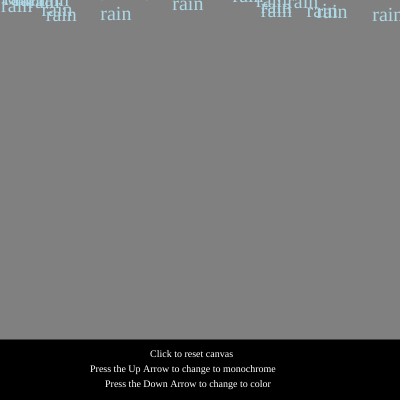
Frame 1 (no input)
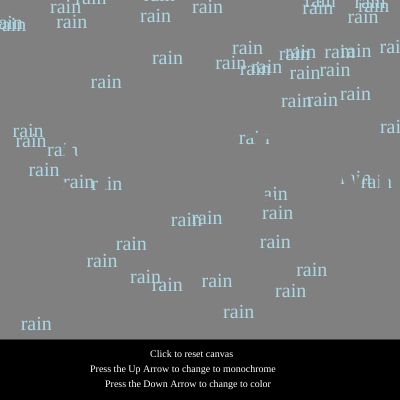
Frame 60 (no input)
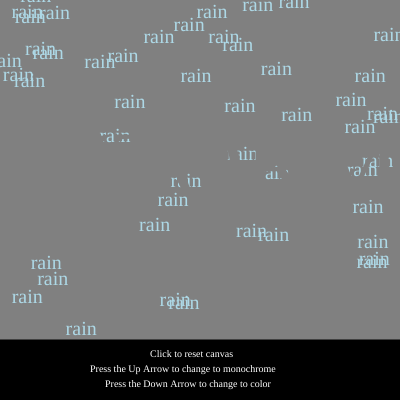
Frame 120 (the mouse pressed at the canvas centre since frame 60)

The p5.js sketch that drew these frames (run headless with seeded random() and noise() and a simulated clock; from frame 60 on, the mouse is pressed at the canvas centre):

// p5.js sketch
// ── sketch.js
/**
 * Anthony Ho
 * IGME-101: Assignment Name, 10/28/19
 * Create an interesting visual composition based the 
   Merriam Webster Word of the Day for your birthday 
   (https://www.merriam-webster.com/word-of-the-day/calendar).
   That word should be visible as well as suggested by the mood
   of your compositio
 */

"use strict"; //catch some common coding errors


//class
 let drops= [];
//arrays
let xPos = [];
let yPos = [];
let pourSPED = [];

//vars for changing
let rainColor = "lightblue"
let backColor = "gray"
let rainW = 'rain'


/**
 * setup :
 */
function setup() {
  createCanvas(400, 400);

  //calling the class
  for (let i = 0; i < 40; i++) {
    drops[i] = new Word()
  }
}

//draw
function draw() {
  background(backColor);
  fill(rainColor);

  //makeing it rain
  for (let i = 0; i < drops.length; i++) {
    drops[i].rain();
    drops[i].display();
  }

  //make the rain more dense
  drops.push(new Word());

  //main text
  storm();
  
  //bottom instructions
  instructions();
}

//reset canvas
function mousePressed() {
    drops = [];
}

//change color to monochrom and back to color
function keyPressed() {
  if (keyIsPressed === true && keyCode === UP_ARROW) {
    rainColor = "black"
    backColor = "white"
    for (let i = 0; i < drops.length; i++) {
      drops[i].word = 'MURK'
    }
  } else if (keyIsPressed === true && keyCode === DOWN_ARROW) {
    rainColor = "lightblue"
    backColor = "gray"
    for (let i = 0; i < drops.length; i++) {
      drops[i].word = 'rain'
    }
  }
}

//main text
function storm() {
  fill(backColor);
  textSize(100);
  textFont('Impact');
  text('STORM', width/7, height/2);
}

//bottom instructions for the user
function instructions() {
  fill("black");
  rect(0, 340, 400, 60);
  fill("white");
  textSize(10);
  textFont('Georgia');
  let posY = 357
  let posX = 125
  text('Click to reset canvas', posX + 25, posY);
  text('Press the Up Arrow to change to monochrome', posX - 35, posY + 15);
  text('Press the Down Arrow to change to color', posX - 20, posY + 30);
}

// ── Word.js
class Word{
    constructor(){
        this.x = random(-10, 380)
        this.y = random(-20, 20)
        this.word = 'rain'
        this.speed = 1
        this.gravity = 0.2;
    }

    //need help getting classes to work
    rain(){
      //MOVE THE RAIN DOWN
      this.y = this.y + this.speed

      //start the rain
      if (this.y > height + 15) {
        this.y =  random(-20, 0);
        this.speed = 1;
      }

      //increse spped of fall
      this.speed = this.speed + this.gravity;
    }

    //rain/MURK
    display(){
      textSize(20);
      textFont('Georgia');
      text(this.word , this.x, this.y);
    }


}
